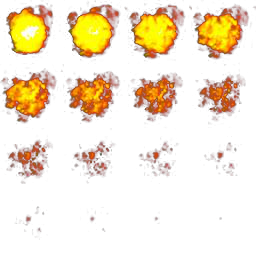
#> input picture Photos/Explosion/exp2_alpha_1.png, 256 x 256 px, found by its file name
$ python PROCESS_EXPLOSION.py
#> lines starting #> are read from the running program, lines starting #| are printed output that depends on the picture
from PIL import Image
import os
import numpy as np

path = os.path.join("Photos", "Explosion")

img = Image.open(os.path.join(path, "exp2_alpha_1.png"))
#> img is the input picture: PIL image 256x256 RGBA; mean R, G, B, A 244.3, 232, 211, 255

img = img.convert("RGBA")
datas = img.getdata()

newData = []
for item in datas:
    d_white = int(np.sqrt((255 - item[0])**2 + (255 - item[1])**2 + (255 - item[2])**2))
    if  d_white < 100:
        newData.append((item[0], item[1], item[2], d_white))
    else:
        newData.append(item)
#> this loop made 65536 passes
#> (item, d_white) on passes 1 to 3: ((255, 255, 255, 255), 0), ((255, 255, 255, 255), 0), ((255, 255, 255, 255), 0)
#> after the loop, newData = 65536 items

img.putdata(newData)
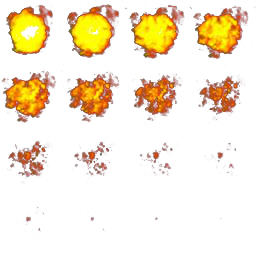
#> img: PIL image 256x256 RGBA; mean R, G, B, A 244.3, 232, 211, 56.8; transparent parts drawn white

k = 15

print(img.size)
#| (256, 256)

for x in range(4):
    for y in range(4):
        i = y
        j = x
        res = img.crop((i*64, j*64, (i+1)*64, (j+1)*64))
        res.save(os.path.join(path, f"{k}.png"))
        k -= 1
#> this loop made 4 passes
#> pass 1, `res.save(os.path.join(path, f"{k}.png"))`:
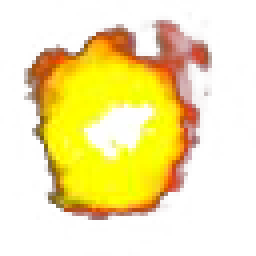
#> saved as 15.png: PIL image 64x64 RGBA (shown 4 times larger); mean R, G, B, A 243, 229, 169.6, 101.4; transparent parts drawn white
#> pass 1, `res.save(os.path.join(path, f"{k}.png"))`:
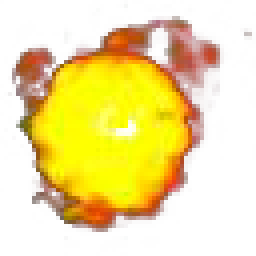
#> saved as 14.png: PIL image 64x64 RGBA (shown 4 times larger); mean R, G, B, A 239.2, 221.5, 153.6, 121.6; transparent parts drawn white
#> pass 1, `res.save(os.path.join(path, f"{k}.png"))`:
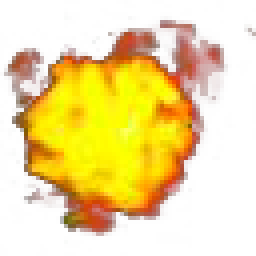
#> saved as 13.png: PIL image 64x64 RGBA (shown 4 times larger); mean R, G, B, A 238.4, 217.2, 153.6, 121.7; transparent parts drawn white
#> pass 1, `res.save(os.path.join(path, f"{k}.png"))`:
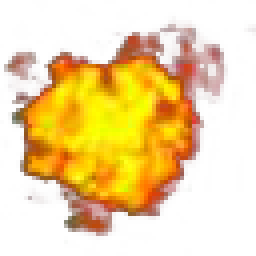
#> saved as 12.png: PIL image 64x64 RGBA (shown 4 times larger); mean R, G, B, A 238.3, 211.9, 159.4, 115.8; transparent parts drawn white
#> after the loop, k = -1
